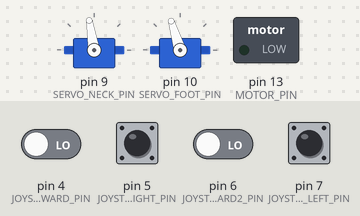
A sketch run on a simulated Arduino Uno, built with avr-gcc and run on an emulated ATmega328P. On the bench: 2 × servo, switched loads named in the sketch (green lamp = pin HIGH). The test bench sets the inputs (shaded band); at power-on: pin 4 (JOYSTICK_FORWARD_PIN), pin 5 (JOYSTICK_RIGHT_PIN), pin 6 (JOYSTICK_FORWARD2_PIN), pin 7 (JOYSTICK_LEFT_PIN) LOW.

Above: at 1.2 s.
1.3 s: pin 4 (JOYSTICK_FORWARD_PIN) driven HIGH
At 2.5 s:
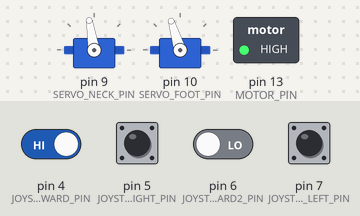
2.8 s: pin 5 (JOYSTICK_RIGHT_PIN) pulled HIGH for 0.15 s
At 2.88 s:
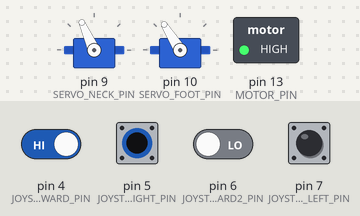
4.4 s: pin 7 (JOYSTICK_LEFT_PIN) pulled HIGH for 0.15 s
At 4.47 s:
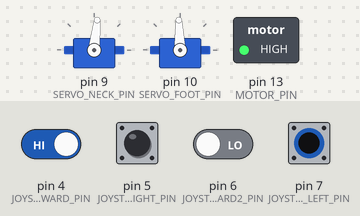
6.0 s: pin 4 (JOYSTICK_FORWARD_PIN) driven LOW
At 7.2 s:
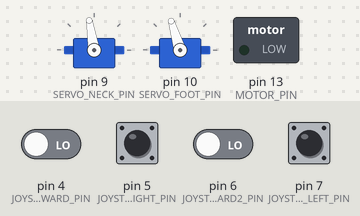
7.5 s: pin 5 (JOYSTICK_RIGHT_PIN) pulled HIGH for 1 s
At 8.3 s:
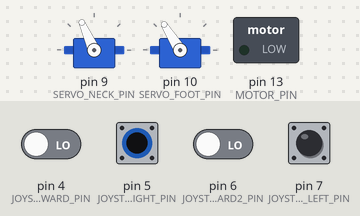
10.0 s: pin 7 (JOYSTICK_LEFT_PIN) pulled HIGH for 1 s
At 10.6 s:
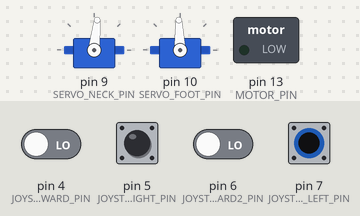
Timing chart, 0 to 13.0 s (numbered marks = the images above; inputs shaded):
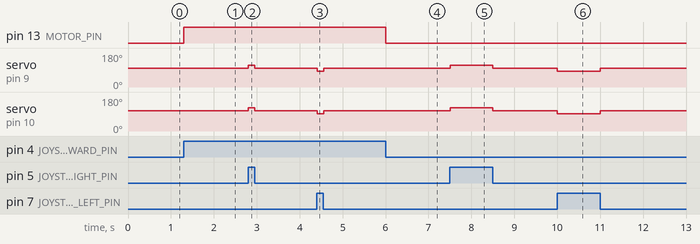

The sketch:

trybots-controller.ino
```cpp
// (licence header left out)
#include<Servo.h>

//#define LOG_ENABLED
//#define TEST_MODE
#define UNIT_ID					2

/******************************************************************************
 * Consts
 ******************************************************************************/
#define TIMEOUT					500

#define JOYSTICK_FORWARD_PIN	4
#define JOYSTICK_RIGHT_PIN		5
#define JOYSTICK_FORWARD2_PIN	6
#define JOYSTICK_LEFT_PIN		7

#define MOTOR_PIN				13

#define NUM_SERVO				2
#define SERVO_MIN				20
#define SERVO_MAX				160
#define SERVO_CENTER			90
#define SERVO_NECK_ID			0
#define SERVO_FOOT_ID			1

#if (UNIT_ID == 0)
#define SERVO_NECK_PIN			9
#define SERVO_NECK_OFFSET		-9
#define SERVO_NECK_MIN			75
#define SERVO_NECK_MAX			105
#define SERVO_FOOT_PIN			10
#define SERVO_FOOT_OFFSET		5
#define SERVO_FOOT_MIN			75
#define SERVO_FOOT_MAX			105
#elif (UNIT_ID == 1)
#define SERVO_NECK_PIN			9
#define SERVO_NECK_OFFSET		-12
#define SERVO_NECK_MIN			75
#define SERVO_NECK_MAX			105
#define SERVO_FOOT_PIN			10
#define SERVO_FOOT_OFFSET		2
#define SERVO_FOOT_MIN			75
#define SERVO_FOOT_MAX			105
#elif (UNIT_ID == 2)
#define SERVO_NECK_PIN			9
#define SERVO_NECK_OFFSET		9
#define SERVO_NECK_MIN			75
#define SERVO_NECK_MAX			105
#define SERVO_FOOT_PIN			10
#define SERVO_FOOT_OFFSET		17
#define SERVO_FOOT_MIN			75
#define SERVO_FOOT_MAX			105
#else
#error "Unknown Unit ID"
#endif

#ifdef TEST_MODE
#define TEST_ID					SERVO_FOOT_ID
#define TEST_DELAY				500
#endif

/******************************************************************************
 * Servo
 ******************************************************************************/
typedef struct {
	Servo servo;
	int id;
	int pin;
	int offset;
	int min;
	int max;
	int prevAngle;
} ServoDef_t;

void ServoInit(ServoDef_t *servo) {
#ifdef LOG_ENABLED
	Serial.print("Servo Init: id=");
	Serial.print(servo->id);
	Serial.print(", pin=");
	Serial.println(servo->pin);
#endif
	servo->prevAngle = 0;
	servo->servo.attach(servo->pin);
}

void ServoWrite(ServoDef_t *servo, int angle) {
	int actualAngle;
	actualAngle = angle;
	if (actualAngle > servo->max) {
		actualAngle = servo->max;
	}
	if (actualAngle < servo->min) {
		actualAngle = servo->min;
	}
	actualAngle += servo->offset;
	if (actualAngle > SERVO_MAX) {
		actualAngle = SERVO_MAX;
	}
	if (actualAngle < SERVO_MIN) {
		actualAngle = SERVO_MIN;
	}
	if (actualAngle != servo->prevAngle) {
#ifdef LOG_ENABLED
		Serial.print("Servo Write: id=");
		Serial.print(servo->id);
		Serial.print(", angle=");
		Serial.print(angle);
		Serial.print(", actualAngle=");
		Serial.println(actualAngle);
#endif
		servo->servo.write(actualAngle);
		servo->prevAngle = actualAngle;
	}
}

/******************************************************************************
 * Main
 ******************************************************************************/
ServoDef_t servoNeck;
ServoDef_t servoFoot;
ServoDef_t *servoTable[NUM_SERVO];
int forward1, forward2, right, left;

void setup() {
#ifdef LOG_ENABLED
	Serial.begin(115200);
#endif
	/* Servo - Neck */
	servoNeck.id = SERVO_NECK_ID;
	servoNeck.pin = SERVO_NECK_PIN;
	servoNeck.offset = SERVO_NECK_OFFSET;
	servoNeck.min = SERVO_NECK_MIN;
	servoNeck.max = SERVO_NECK_MAX;
	servoTable[SERVO_NECK_ID] = &servoNeck;

	/* Servo - Foot */
	servoFoot.id = SERVO_FOOT_ID;
	servoFoot.pin = SERVO_FOOT_PIN;
	servoFoot.offset = SERVO_FOOT_OFFSET;
	servoFoot.min = SERVO_FOOT_MIN;
	servoFoot.max = SERVO_FOOT_MAX;
	servoTable[SERVO_FOOT_ID] = &servoFoot;

	/* Init Servo */
	for (int i = 0; i < NUM_SERVO; i++) {
		ServoInit(servoTable[i]);
		ServoWrite(servoTable[i], SERVO_CENTER);
	}

	/* Init GPIO */
	pinMode(JOYSTICK_FORWARD_PIN, INPUT);
	pinMode(JOYSTICK_FORWARD2_PIN, INPUT);
	pinMode(JOYSTICK_RIGHT_PIN, INPUT);
	pinMode(JOYSTICK_LEFT_PIN, INPUT);
	pinMode(MOTOR_PIN, OUTPUT);
}

#ifdef TEST_MODE
void loop() {
#ifdef TEST_MODE_LOOP
	ServoDef_t *servo = servoTable[TEST_ID];
	int pos = SERVO_CENTER;
	int delta = 1;
	while (true) {
		ServoWrite(servo, pos);
		pos += delta;
		if (pos >= servo->max) {
			delta = -1;
		}
		if (pos <= servo->min) {
			delta = 1;
		}
		delay(TEST_DELAY);
	}
#endif
}
#else
void tick() {
	/* Forward */
#ifdef LOG_ENABLED
	Serial.print("Forward: ");
	Serial.println(forward1 || forward2);
#endif
	digitalWrite(MOTOR_PIN, (forward1 || forward2) ? HIGH : LOW);

	if (right) {
		/* Right */
#ifdef LOG_ENABLED
	Serial.println("Right");
#endif
		ServoWrite(servoTable[SERVO_NECK_ID], SERVO_NECK_MAX);
		ServoWrite(servoTable[SERVO_FOOT_ID], SERVO_FOOT_MAX);
	} else if (left) {
		/* Left */
#ifdef LOG_ENABLED
	Serial.println("Left");
#endif
		ServoWrite(servoTable[SERVO_NECK_ID], SERVO_NECK_MIN);
		ServoWrite(servoTable[SERVO_FOOT_ID], SERVO_FOOT_MIN);
	} else {
		/* Center */
#ifdef LOG_ENABLED
	Serial.println("Center");
#endif
		ServoWrite(servoTable[SERVO_NECK_ID], SERVO_CENTER);
		ServoWrite(servoTable[SERVO_FOOT_ID], SERVO_CENTER);
	}
}

void loop() {
	static int counter = 0;
	forward1 = digitalRead(JOYSTICK_FORWARD_PIN);
	forward2 = digitalRead(JOYSTICK_FORWARD2_PIN);
	right = digitalRead(JOYSTICK_RIGHT_PIN);
	left = digitalRead(JOYSTICK_LEFT_PIN);
	if (++counter > TIMEOUT) {
		counter = 0;
		tick();
	}
}
#endif
```

Measured:
- after the input at 1.3 s, pin 13 (MOTOR_PIN): LOW → HIGH at once
- after the input at 2.8 s, servo on pin 9 (SERVO_NECK_PIN): 99° → 114° at once, → 99° 0.15 s later; servo on pin 10 (SERVO_FOOT_PIN): 107° → 122° at once, → 107° 0.15 s later
- after the input at 4.4 s, servo on pin 9 (SERVO_NECK_PIN): 99° → 84° at once, → 99° 0.15 s later; servo on pin 10 (SERVO_FOOT_PIN): 107° → 92° at once, → 107° 0.15 s later
- after the input at 6.0 s, pin 13 (MOTOR_PIN): HIGH → LOW at once
- after the input at 7.5 s, servo on pin 9 (SERVO_NECK_PIN): 99° → 114° at once, → 99° 1.0 s later; servo on pin 10 (SERVO_FOOT_PIN): 107° → 122° at once, → 107° 1.0 s later
- after the input at 10.0 s, servo on pin 9 (SERVO_NECK_PIN): 99° → 84° at once, → 99° 1.0 s later; servo on pin 10 (SERVO_FOOT_PIN): 107° → 92° at once, → 107° 1.0 s later
